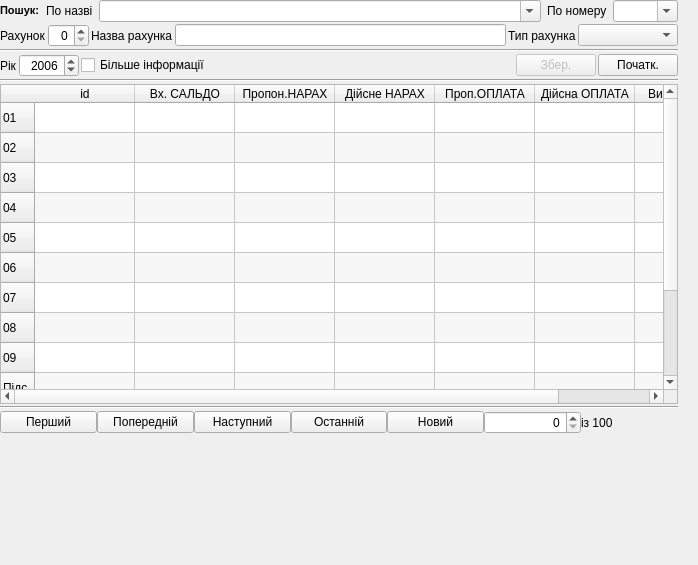
      <widget class="QWidget" name="tab_spec_rahunky">
       <attribute name="icon">
        <iconset resource="../tkeAbonent/tke/tke_rc">
         <normaloff>:/pictures/pictures/education_economy_section.png</normaloff>:/pictures/pictures/education_economy_section.png</iconset>
       </attribute>
       <attribute name="title">
        <string>Спеціальні рахунки</string>
       </attribute>
       <layout class="QHBoxLayout">
        <property name="spacing">
         <number>2</number>
        </property>
        <property name="margin">
         <number>0</number>
        </property>
        <item>
         <layout class="QVBoxLayout">
          <property name="spacing">
           <number>2</number>
          </property>
          <item>
           <layout class="QHBoxLayout">
            <property name="spacing">
             <number>6</number>
            </property>
            <property name="margin">
             <number>0</number>
            </property>
            <item>
             <widget class="QLabel" name="label_PoshukSpec">
              <property name="sizePolicy">
               <sizepolicy hsizetype="Fixed" vsizetype="Preferred">
                <horstretch>0</horstretch>
                <verstretch>0</verstretch>
               </sizepolicy>
              </property>
              <property name="text">
               <string>&lt;html&gt;&lt;head&gt;&lt;meta name=&quot;qrichtext&quot; content=&quot;1&quot; /&gt;&lt;/head&gt;&lt;body style=&quot; white-space: pre-wrap; font-family:MS Shell Dlg; font-size:8.25pt; font-weight:400; font-style:normal; text-decoration:none;&quot;&gt;&lt;p style=&quot; margin-top:0px; margin-bottom:0px; margin-left:0px; margin-right:0px; -qt-block-indent:0; text-indent:0px; font-size:8pt;&quot;&gt;&lt;span style=&quot; font-weight:600;&quot;&gt;Пошук:&lt;/span&gt;&lt;/p&gt;&lt;/body&gt;&lt;/html&gt;</string>
              </property>
             </widget>
            </item>
            <item>
             <widget class="QLabel" name="label_poshuk_RahName">
              <property name="sizePolicy">
               <sizepolicy hsizetype="Fixed" vsizetype="Minimum">
                <horstretch>0</horstretch>
                <verstretch>0</verstretch>
               </sizepolicy>
              </property>
              <property name="text">
               <string>По назві</string>
              </property>
             </widget>
            </item>
            <item>
             <widget class="QComboBox" name="comboBox_Poshuk_RahName">
              <property name="sizePolicy">
               <sizepolicy hsizetype="Preferred" vsizetype="Fixed">
                <horstretch>0</horstretch>
                <verstretch>0</verstretch>
               </sizepolicy>
              </property>
              <property name="focusPolicy">
               <enum>Qt::ClickFocus</enum>
              </property>
              <property name="statusTip">
               <string>Пошук по ПІБ</string>
              </property>
              <property name="editable">
               <bool>true</bool>
              </property>
              <property name="insertPolicy">
               <enum>QComboBox::NoInsert</enum>
              </property>
              <property name="sizeAdjustPolicy">
               <enum>QComboBox::AdjustToContents</enum>
              </property>
              <property name="autoCompletion">
               <bool>true</bool>
              </property>
              <property name="modelColumn">
               <number>0</number>
              </property>
             </widget>
            </item>
            <item>
             <widget class="QLabel" name="label_poshuk_Rahunok">
              <property name="sizePolicy">
               <sizepolicy hsizetype="Fixed" vsizetype="Preferred">
                <horstretch>0</horstretch>
                <verstretch>0</verstretch>
               </sizepolicy>
              </property>
              <property name="text">
               <string>По номеру</string>
              </property>
             </widget>
            </item>
            <item>
             <widget class="QComboBox" name="comboBox_PoshukSpecRahunok">
              <property name="minimumSize">
               <size>
                <width>60</width>
                <height>0</height>
               </size>
              </property>
              <property name="maximumSize">
               <size>
                <width>65</width>
                <height>16777215</height>
               </size>
              </property>
              <property name="focusPolicy">
               <enum>Qt::ClickFocus</enum>
              </property>
              <property name="statusTip">
               <string>Пошук по рахунку</string>
              </property>
              <property name="editable">
               <bool>true</bool>
              </property>
              <property name="insertPolicy">
               <enum>QComboBox::NoInsert</enum>
              </property>
              <property name="sizeAdjustPolicy">
               <enum>QComboBox::AdjustToContents</enum>
              </property>
              <property name="autoCompletion">
               <bool>false</bool>
              </property>
              <property name="modelColumn">
               <number>0</number>
              </property>
             </widget>
            </item>
           </layout>
          </item>
          <item>
           <layout class="QHBoxLayout">
            <item>
             <widget class="QLabel" name="label_Rahunok">
              <property name="text">
               <string>Рахунок</string>
              </property>
             </widget>
            </item>
            <item>
             <widget class="QSpinBox" name="spinBox_Rahunok">
              <property name="alignment">
               <set>Qt::AlignRight|Qt::AlignTrailing|Qt::AlignVCenter</set>
              </property>
             </widget>
            </item>
            <item>
             <widget class="QLabel" name="label_RahunokName">
              <property name="text">
               <string>Назва рахунка</string>
              </property>
             </widget>
            </item>
            <item>
             <widget class="QLineEdit" name="lineEdit_RahunokName"/>
            </item>
            <item>
             <widget class="QLabel" name="label_Rahunok_type">
              <property name="text">
               <string>Тип рахунка</string>
              </property>
             </widget>
            </item>
            <item>
             <widget class="QComboBox" name="comboBox_Rahunok_type">
              <property name="minimumSize">
               <size>
                <width>100</width>
                <height>0</height>
               </size>
              </property>
             </widget>
            </item>
           </layout>
          </item>
          <item>
           <widget class="Line" name="line_slujb_1">
            <property name="orientation">
             <enum>Qt::Horizontal</enum>
            </property>
           </widget>
          </item>
          <item>
           <layout class="QHBoxLayout">
            <property name="spacing">
             <number>2</number>
            </property>
            <property name="margin">
             <number>0</number>
            </property>
            <item>
             <widget class="QLabel" name="label_slujb_rah_year">
              <property name="text">
               <string>Рік</string>
              </property>
             </widget>
            </item>
            <item>
             <widget class="QSpinBox" name="spinBox_slujb_rah_year_filtr">
              <property name="sizePolicy">
               <sizepolicy hsizetype="Fixed" vsizetype="Fixed">
                <horstretch>0</horstretch>
                <verstretch>0</verstretch>
               </sizepolicy>
              </property>
              <property name="minimumSize">
               <size>
                <width>60</width>
                <height>0</height>
               </size>
              </property>
              <property name="statusTip">
               <string>Поточний рік для таблиці операцій</string>
              </property>
              <property name="alignment">
               <set>Qt::AlignRight|Qt::AlignTrailing|Qt::AlignVCenter</set>
              </property>
              <property name="minimum">
               <number>2003</number>
              </property>
              <property name="maximum">
               <number>2100</number>
              </property>
              <property name="value">
               <number>2006</number>
              </property>
             </widget>
            </item>
            <item>
             <widget class="QCheckBox" name="checkBox_mor_info_spec_rah">
              <property name="text">
               <string>Більше інформації</string>
              </property>
             </widget>
            </item>
            <item>
             <spacer>
              <property name="orientation">
               <enum>Qt::Horizontal</enum>
              </property>
              <property name="sizeHint" stdset="0">
               <size>
                <width>303</width>
                <height>20</height>
               </size>
              </property>
             </spacer>
            </item>
            <item>
             <widget class="QPushButton" name="pushButton_organiz_form_slujb_rah_save">
              <property name="enabled">
               <bool>false</bool>
              </property>
              <property name="text">
               <string>Збер.</string>
              </property>
              <property name="icon">
               <iconset resource="../tkeAbonent/tke/tke_rc">
                <normaloff>:/pictures/pictures/floppy.png</normaloff>:/pictures/pictures/floppy.png</iconset>
              </property>
              <property name="iconSize">
               <size>
                <width>12</width>
                <height>12</height>
               </size>
              </property>
             </widget>
            </item>
            <item>
             <widget class="QPushButton" name="pushButton_organiz_form_slujb_rah_abort">
              <property name="text">
               <string>Початк.</string>
              </property>
              <property name="icon">
               <iconset resource="../tkeAbonent/tke/tke_rc">
                <normaloff>:/pictures/pictures/redeal.png</normaloff>:/pictures/pictures/redeal.png</iconset>
              </property>
              <property name="iconSize">
               <size>
                <width>12</width>
                <height>12</height>
               </size>
              </property>
             </widget>
            </item>
           </layout>
          </item>
          <item>
           <widget class="Line" name="line_slujb_2">
            <property name="orientation">
             <enum>Qt::Horizontal</enum>
            </property>
           </widget>
          </item>
          <item>
           <widget class="QTableWidget" name="tableWidget_slujb_rah_operacii">
            <property name="sizePolicy">
             <sizepolicy hsizetype="Expanding" vsizetype="Fixed">
              <horstretch>0</horstretch>
              <verstretch>0</verstretch>
             </sizepolicy>
            </property>
            <property name="minimumSize">
             <size>
              <width>650</width>
              <height>320</height>
             </size>
            </property>
            <property name="statusTip">
             <string>Таблиця ОПЕРАЦІЙ</string>
            </property>
            <property name="editTriggers">
             <set>QAbstractItemView::DoubleClicked</set>
            </property>
            <property name="alternatingRowColors">
             <bool>true</bool>
            </property>
            <property name="selectionMode">
             <enum>QAbstractItemView::SingleSelection</enum>
            </property>
            <property name="selectionBehavior">
             <enum>QAbstractItemView::SelectRows</enum>
            </property>
            <property name="textElideMode">
             <enum>Qt::ElideRight</enum>
            </property>
            <property name="showGrid">
             <bool>true</bool>
            </property>
            <row>
             <property name="text">
              <string>01</string>
             </property>
            </row>
            <row>
             <property name="text">
              <string>02</string>
             </property>
            </row>
            <row>
             <property name="text">
              <string>03</string>
             </property>
            </row>
            <row>
             <property name="text">
              <string>04</string>
             </property>
            </row>
            <row>
             <property name="text">
              <string>05</string>
             </property>
            </row>
            <row>
             <property name="text">
              <string>06</string>
             </property>
            </row>
            <row>
             <property name="text">
              <string>07</string>
             </property>
            </row>
            <row>
             <property name="text">
              <string>08</string>
             </property>
            </row>
            <row>
             <property name="text">
              <string>09</string>
             </property>
            </row>
            <row/>
            <row/>
            <row/>
            <row>
             <property name="text">
              <string>Підс.</string>
             </property>
            </row>
            <column>
             <property name="text">
              <string>id</string>
             </property>
            </column>
            <column>
             <property name="text">
              <string>Вх. САЛЬДО</string>
             </property>
            </column>
            <column>
             <property name="text">
              <string>Пропон.НАРАХ</string>
             </property>
            </column>
            <column>
             <property name="text">
              <string>Дійсне НАРАХ</string>
             </property>
            </column>
            <column>
             <property name="text">
              <string>Проп.ОПЛАТА</string>
             </property>
            </column>
            <column>
             <property name="text">
              <string>Дійсна ОПЛАТА</string>
             </property>
            </column>
            <column>
             <property name="text">
              <string>Вих.САЛЬДО</string>
             </property>
            </column>
           </widget>
          </item>
          <item>
           <widget class="Line" name="line_slujb_3">
            <property name="orientation">
             <enum>Qt::Horizontal</enum>
            </property>
           </widget>
          </item>
          <item>
           <layout class="QHBoxLayout">
            <property name="spacing">
             <number>0</number>
            </property>
            <property name="margin">
             <number>0</number>
            </property>
            <item>
             <widget class="QPushButton" name="pushButton_slujb_rah_first">
              <property name="focusPolicy">
               <enum>Qt::ClickFocus</enum>
              </property>
              <property name="statusTip">
               <string>Перейти на перший запис</string>
              </property>
              <property name="text">
               <string>Перший</string>
              </property>
              <property name="icon">
               <iconset resource="../tkeAbonent/tke/tke_rc">
                <normaloff>:/pictures/pictures/cubfirs.png</normaloff>:/pictures/pictures/cubfirs.png</iconset>
              </property>
              <property name="iconSize">
               <size>
                <width>12</width>
                <height>12</height>
               </size>
              </property>
             </widget>
            </item>
            <item>
             <widget class="QPushButton" name="pushButton_slujb_rah_previous">
              <property name="focusPolicy">
               <enum>Qt::ClickFocus</enum>
              </property>
              <property name="statusTip">
               <string>Перейти на попередній запис</string>
              </property>
              <property name="text">
               <string>Попередній</string>
              </property>
              <property name="icon">
               <iconset resource="../tkeAbonent/tke/tke_rc">
                <normaloff>:/pictures/pictures/cubprev.png</normaloff>:/pictures/pictures/cubprev.png</iconset>
              </property>
              <property name="iconSize">
               <size>
                <width>12</width>
                <height>12</height>
               </size>
              </property>
             </widget>
            </item>
            <item>
             <widget class="QPushButton" name="pushButton_slujb_rah_next">
              <property name="focusPolicy">
               <enum>Qt::ClickFocus</enum>
              </property>
              <property name="statusTip">
               <string>Перейти на наступний запис</string>
              </property>
              <property name="text">
               <string>Наступний</string>
              </property>
              <property name="icon">
               <iconset resource="../tkeAbonent/tke/tke_rc">
                <normaloff>:/pictures/pictures/cubnext.png</normaloff>:/pictures/pictures/cubnext.png</iconset>
              </property>
              <property name="iconSize">
               <size>
                <width>12</width>
                <height>12</height>
               </size>
              </property>
             </widget>
            </item>
            <item>
             <widget class="QPushButton" name="pushButton_slujb_rah_last">
              <property name="focusPolicy">
               <enum>Qt::ClickFocus</enum>
              </property>
              <property name="statusTip">
               <string>Перейти на останній запис</string>
              </property>
              <property name="text">
               <string>Останній</string>
              </property>
              <property name="icon">
               <iconset resource="../tkeAbonent/tke/tke_rc">
                <normaloff>:/pictures/pictures/cublast.png</normaloff>:/pictures/pictures/cublast.png</iconset>
              </property>
              <property name="iconSize">
               <size>
                <width>12</width>
                <height>12</height>
               </size>
              </property>
             </widget>
            </item>
            <item>
             <widget class="QPushButton" name="pushButton_slujb_rah_new">
              <property name="focusPolicy">
               <enum>Qt::ClickFocus</enum>
              </property>
              <property name="statusTip">
               <string>Новий запис</string>
              </property>
              <property name="text">
               <string>Новий</string>
              </property>
              <property name="icon">
               <iconset resource="../tkeAbonent/tke/tke_rc">
                <normaloff>:/pictures/pictures/media-record.png</normaloff>:/pictures/pictures/media-record.png</iconset>
              </property>
              <property name="iconSize">
               <size>
                <width>12</width>
                <height>12</height>
               </size>
              </property>
             </widget>
            </item>
            <item>
             <widget class="QSpinBox" name="spinBox_slujb_rah_navigator">
              <property name="focusPolicy">
               <enum>Qt::ClickFocus</enum>
              </property>
              <property name="statusTip">
               <string>Навігація по номеру запису</string>
              </property>
              <property name="alignment">
               <set>Qt::AlignRight|Qt::AlignTrailing|Qt::AlignVCenter</set>
              </property>
             </widget>
            </item>
            <item>
             <widget class="QLabel" name="label_max_rows_slujb_rah_organiz">
              <property name="minimumSize">
               <size>
                <width>40</width>
                <height>0</height>
               </size>
              </property>
              <property name="text">
               <string>із 100</string>
              </property>
             </widget>
            </item>
           </layout>
          </item>
          <item>
           <spacer>
            <property name="orientation">
             <enum>Qt::Vertical</enum>
            </property>
            <property name="sizeHint" stdset="0">
             <size>
              <width>20</width>
              <height>131</height>
             </size>
            </property>
           </spacer>
          </item>
         </layout>
        </item>
        <item>
         <spacer>
          <property name="orientation">
           <enum>Qt::Horizontal</enum>
          </property>
          <property name="sizeHint" stdset="0">
           <size>
            <width>20</width>
            <height>20</height>
           </size>
          </property>
         </spacer>
        </item>
       </layout>
      </widget>
